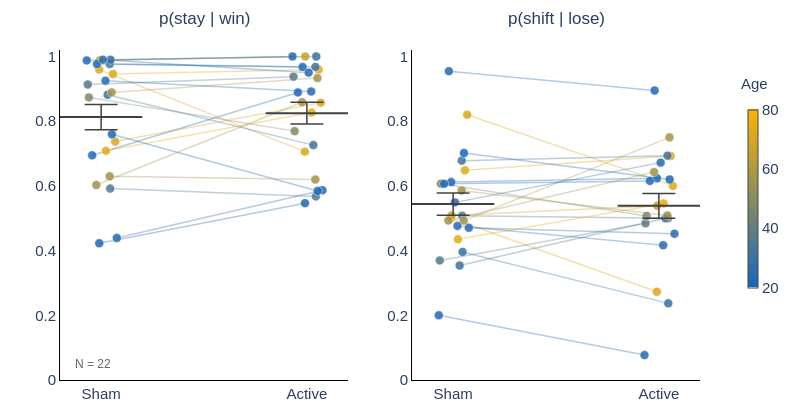

The code cell stored with this chart in its notebook:
### Code cell
# Visualize WSLS Parameters by Condition (PAIRED + FIXED)

import plotly.graph_objects as go
from plotly.subplots import make_subplots
import matplotlib.colors as mcolors
import numpy as np

# ---- Configuration ----
condition_order = ['sham', 'active']
age_min, age_max = 20, 80
cap_w = 0.08

wsls_plot = wsls_h2.copy()
n_h2_plot = wsls_plot['subject_id'].nunique()

# ---- Age colormap ----
age_cmap = mcolors.LinearSegmentedColormap.from_list(
    'blue_gold', ['#1565C0', '#FFB300']
)
age_lookup = data.groupby('subject_id')['age'].first().to_dict()

def age_to_color(age):
    norm = np.clip((age - age_min) / (age_max - age_min), 0, 1)
    rgba = age_cmap(norm)
    return f'rgb({int(rgba[0]*255)},{int(rgba[1]*255)},{int(rgba[2]*255)})'

# ---- Build figure ----
fig = make_subplots(
    rows=1, cols=2,
    subplot_titles=[r'p(stay | win)', r'p(shift | lose)']
)

rng = np.random.default_rng(42)

# ---- Consistent subject-level jitter ----
subjects = wsls_plot['subject_id'].unique()
subject_jitter = {s: rng.uniform(-0.08, 0.08) for s in subjects}

for col, param in enumerate(['p_stay_win', 'p_shift_lose'], start=1):

    plot_data = wsls_plot[wsls_plot['condition'].isin(condition_order)].copy()

    # ---- Pivot for pairing ----
    pivot = plot_data.pivot(index='subject_id', columns='condition', values=param)
    pivot = pivot.dropna(subset=condition_order)

    # ---- Draw paired lines (behind points) ----
    for subj in pivot.index:
        y_vals = pivot.loc[subj, condition_order].values
        jitter = subject_jitter[subj]

        x_vals = [0 + jitter, 1 + jitter]

        age = age_lookup.get(subj, np.nan)
        base_color = age_to_color(age)
        rgba_color = base_color.replace('rgb', 'rgba').replace(')', ',0.35)')

        fig.add_trace(go.Scatter(
            x=x_vals,
            y=y_vals,
            mode='lines',
            line=dict(color=rgba_color, width=1.5),
            showlegend=False,
            hoverinfo='skip'
        ), row=1, col=col)

    # ---- Plot individual points ----
    for i, cond in enumerate(condition_order):
        cond_data = plot_data[plot_data['condition'] == cond]

        jitter = np.array([subject_jitter[s] for s in cond_data['subject_id']])

        fig.add_trace(go.Scatter(
            x=i + jitter,
            y=cond_data[param],
            mode='markers',
            marker=dict(
                size=9,
                opacity=0.85,
                color=[age_to_color(age_lookup.get(s, np.nan))
                       for s in cond_data['subject_id']],
                line=dict(width=0.5, color='white')
            ),
            text=[f'sub-{s}<br>Age: {age_lookup.get(s, "?")}'
                  for s in cond_data['subject_id']],
            hoverinfo='text+y',
            showlegend=False,
        ), row=1, col=col)

        # ---- Mean + SEM ----
        vals = cond_data[param].dropna()
        if len(vals) > 0:
            mean = vals.mean()
            sem = vals.sem() if len(vals) > 1 else 0

            # vertical bar
            fig.add_trace(go.Scatter(
                x=[i, i], y=[mean - sem, mean + sem],
                mode='lines',
                line=dict(color='#404040', width=1.5),
                showlegend=False,
                hoverinfo='skip'
            ), row=1, col=col)

            # caps
            fig.add_trace(go.Scatter(
                x=[i - cap_w, i + cap_w], y=[mean + sem, mean + sem],
                mode='lines',
                line=dict(color='#404040', width=1.5),
                showlegend=False,
                hoverinfo='skip'
            ), row=1, col=col)

            fig.add_trace(go.Scatter(
                x=[i - cap_w, i + cap_w], y=[mean - sem, mean - sem],
                mode='lines',
                line=dict(color='#404040', width=1.5),
                showlegend=False,
                hoverinfo='skip'
            ), row=1, col=col)

            # mean line
            fig.add_trace(go.Scatter(
                x=[i - 0.2, i + 0.2],
                y=[mean, mean],
                mode='lines',
                line=dict(color='#404040', width=2),
                showlegend=False,
                hoverinfo='text',
                text=[f'{cond.capitalize()} mean: {mean:.3f}'] * 2,
            ), row=1, col=col)

    # ---- Axes ----
    fig.update_xaxes(
        tickvals=list(range(len(condition_order))),
        ticktext=[c.capitalize() for c in condition_order],
        row=1, col=col
    )
    fig.update_yaxes(range=[0, 1.02], row=1, col=col)

# ---- Layout ----
fig.update_layout(
    height=420, width=800,
    template='plotly_white',
    margin=dict(l=60, r=100, t=50, b=40),
    font=dict(family='Arial', size=14),
)

fig.update_xaxes(showgrid=False, zeroline=False,
                 showline=True, linewidth=1, linecolor='black',
                 tickfont=dict(size=15))

fig.update_yaxes(showgrid=False,
                 showline=True, linewidth=1, linecolor='black',
                 tickfont=dict(size=15))

# ---- Colorbar ----
dummy_ages = np.linspace(age_min, age_max, 50)
fig.add_trace(go.Scatter(
    x=[None]*50, y=[None]*50, mode='markers',
    marker=dict(size=0.1, color=dummy_ages,
                colorscale=[[0, '#1565C0'], [1, '#FFB300']],
                cmin=age_min, cmax=age_max,
                colorbar=dict(x=1.06, y=0.55, len=0.6, thickness=10,
                              tickfont=dict(size=15))),
    showlegend=False, hoverinfo='skip',
))

fig.add_annotation(text='Age', x=1.11, y=.93,
                   xref='paper', yref='paper',
                   showarrow=False,
                   font=dict(family='Arial', size=15))

# ---- Titles ----
for ann in fig.layout.annotations:
    if ann.text in [r'p(stay | win)', r'p(shift | lose)']:
        ann.update(font_size=17, y=1.06)

# ---- N annotation ----
fig.add_annotation(
    text=f'N = {n_h2_plot}',
    x=0.02, y=0.02,
    xref='paper', yref='paper',
    showarrow=False,
    font=dict(size=12, color='#666666'),
    xanchor='left'
)

fig.show(config=dict(toImageButtonOptions=dict(filename='wsls_paired_fixed')))

### Figure 1 — Plotly figure (JSON) as saved in the notebook; plotly's stock layout.template omitted (floating-point values rounded to 4 significant figures)
{"data": [{"hoverinfo": "skip", "line": {"color": "rgba(79,120,143,0.35)", "width": 1.5}, "mode": "lines", "showlegend": false, "type": "scatter", "x": [0.04383, 1.044], "xaxis": "x", "y": [0.5915, 0.5676], "yaxis": "y"}, {"hoverinfo": "skip", "line": {"color": "rgba(220,167,28,0.35)", "width": 1.5}, "mode": "lines", "showlegend": false, "type": "scatter", "x": [-0.009779, 0.9902], "xaxis": "x", "y": [0.9595, 0.7059], "yaxis": "y"}, {"hoverinfo": "skip", "line": {"color": "rgba(223,168,25,0.35)", "width": 1.5}, "mode": "lines", "showlegend": false, "type": "scatter", "x": [0.05738, 1.057], "xaxis": "x", "y": [0.9459, 0.9595], "yaxis": "y"}, {"hoverinfo": "skip", "line": {"color": "rgba(63,115,157,0.35)", "width": 1.5}, "mode": "lines", "showlegend": false, "type": "scatter", "x": [0.03158, 1.032], "xaxis": "x", "y": [0.8816, 0.726], "yaxis": "y"}, {"hoverinfo": "skip", "line": {"color": "rgba(87,123,137,0.35)", "width": 1.5}, "mode": "lines", "showlegend": false, "type": "scatter", "x": [-0.06493, 0.9351], "xaxis": "x", "y": [0.9135, 0.9375], "yaxis": "y"}, {"hoverinfo": "skip", "line": {"color": "rgba(40,107,176,0.35)", "width": 1.5}, "mode": "lines", "showlegend": false, "type": "scatter", "x": [0.0761, 1.076], "xaxis": "x", "y": [0.439, 0.5867], "yaxis": "y"}, {"hoverinfo": "skip", "line": {"color": "rgba(67,116,153,0.35)", "width": 1.5}, "mode": "lines", "showlegend": false, "type": "scatter", "x": [0.04178, 1.042], "xaxis": "x", "y": [0.9767, 0.9677], "yaxis": "y"}, {"hoverinfo": "skip", "line": {"color": "rgba(55,112,163,0.35)", "width": 1.5}, "mode": "lines", "showlegend": false, "type": "scatter", "x": [0.04577, 1.046], "xaxis": "x", "y": [0.9898, 1], "yaxis": "y"}, {"hoverinfo": "skip", "line": {"color": "rgba(126,136,105,0.35)", "width": 1.5}, "mode": "lines", "showlegend": false, "type": "scatter", "x": [-0.0595, 0.9405], "xaxis": "x", "y": [0.8734, 0.7692], "yaxis": "y"}, {"hoverinfo": "skip", "line": {"color": "rgba(200,160,44,0.35)", "width": 1.5}, "mode": "lines", "showlegend": false, "type": "scatter", "x": [-0.007938, 0.9921], "xaxis": "x", "y": [0.988, 1], "yaxis": "y"}, {"hoverinfo": "skip", "line": {"color": "rgba(36,106,179,0.35)", "width": 1.5}, "mode": "lines", "showlegend": false, "type": "scatter", "x": [-0.02067, 0.9793], "xaxis": "x", "y": [0.9765, 0.9674], "yaxis": "y"}, {"hoverinfo": "skip", "line": {"color": "rgba(220,167,28,0.35)", "width": 1.5}, "mode": "lines", "showlegend": false, "type": "scatter", "x": [0.06828, 1.068], "xaxis": "x", "y": [0.7368, 0.8571], "yaxis": "y"}, {"hoverinfo": "skip", "line": {"color": "rgba(232,171,18,0.35)", "width": 1.5}, "mode": "lines", "showlegend": false, "type": "scatter", "x": [0.02302, 1.023], "xaxis": "x", "y": [0.7083, 0.8267], "yaxis": "y"}, {"hoverinfo": "skip", "line": {"color": "rgba(165,149,73,0.35)", "width": 1.5}, "mode": "lines", "showlegend": false, "type": "scatter", "x": [0.05164, 1.052], "xaxis": "x", "y": [0.8889, 0.9333], "yaxis": "y"}, {"hoverinfo": "skip", "line": {"color": "rgba(32,104,182,0.35)", "width": 1.5}, "mode": "lines", "showlegend": false, "type": "scatter", "x": [-0.009054, 0.9909], "xaxis": "x", "y": [0.4225, 0.5467], "yaxis": "y"}, {"hoverinfo": "skip", "line": {"color": "rgba(32,104,182,0.35)", "width": 1.5}, "mode": "lines", "showlegend": false, "type": "scatter", "x": [-0.04364, 0.9564], "xaxis": "x", "y": [0.6944, 0.8889], "yaxis": "y"}, {"hoverinfo": "skip", "line": {"color": "rgba(40,107,176,0.35)", "width": 1.5}, "mode": "lines", "showlegend": false, "type": "scatter", "x": [0.008734, 1.009], "xaxis": "x", "y": [0.9899, 0.95], "yaxis": "y"}, {"hoverinfo": "skip", "line": {"color": "rgba(36,106,179,0.35)", "width": 1.5}, "mode": "lines", "showlegend": false, "type": "scatter", "x": [-0.06979, 0.9302], "xaxis": "x", "y": [0.9878, 1], "yaxis": "y"}, {"hoverinfo": "skip", "line": {"color": "rgba(28,103,185,0.35)", "width": 1.5}, "mode": "lines", "showlegend": false, "type": "scatter", "x": [0.05242, 1.052], "xaxis": "x", "y": [0.7595, 0.5844], "yaxis": "y"}, {"hoverinfo": "skip", "line": {"color": "rgba(40,107,176,0.35)", "width": 1.5}, "mode": "lines", "showlegend": false, "type": "scatter", "x": [0.02107, 1.021], "xaxis": "x", "y": [0.925, 0.8919], "yaxis": "y"}, {"hoverinfo": "skip", "line": {"color": "rgba(161,147,76,0.35)", "width": 1.5}, "mode": "lines", "showlegend": false, "type": "scatter", "x": [0.04129, 1.041], "xaxis": "x", "y": [0.6296, 0.6196], "yaxis": "y"}, {"hoverinfo": "skip", "line": {"color": "rgba(161,147,76,0.35)", "width": 1.5}, "mode": "lines", "showlegend": false, "type": "scatter", "x": [-0.02328, 0.9767], "xaxis": "x", "y": [0.6026, 0.8587], "yaxis": "y"}, {"hoverinfo": "text+y", "marker": {"color": ["rgb(79,120,143)", "rgb(220,167,28)", "rgb(223,168,25)", "rgb(63,115,157)", "rgb(87,123,137)", "rgb(40,107,176)", "rgb(67,116,153)", "rgb(55,112,163)", "rgb(126,136,105)", "rgb(200,160,44)", "rgb(36,106,179)", "rgb(220,167,28)", "rgb(232,171,18)", "rgb(165,149,73)", "rgb(32,104,182)", "rgb(32,104,182)", "rgb(40,107,176)", "rgb(36,106,179)", "rgb(28,103,185)", "rgb(40,107,176)", "rgb(161,147,76)", "rgb(161,147,76)"], "line": {"color": "white", "width": 0.5}, "opacity": 0.85, "size": 9}, "mode": "markers", "showlegend": false, "text": ["sub-10369<br>Age: 35", "sub-10418<br>Age: 71", "sub-10541<br>Age: 72", "sub-10559<br>Age: 31", "sub-10589<br>Age: 37", "sub-10606<br>Age: 25", "sub-10608<br>Age: 32", "sub-10636<br>Age: 29", "sub-10641<br>Age: 47", "sub-10649<br>Age: 66", "sub-10656<br>Age: 24", "sub-10809<br>Age: 71", "sub-10866<br>Age: 74", "sub-10886<br>Age: 57", "sub-10951<br>Age: 23", "sub-10998<br>Age: 23", "sub-11030<br>Age: 25", "sub-11286<br>Age: 24", "sub-11318<br>Age: 22", "sub-11329<br>Age: 25", "sub-11563<br>Age: 56", "sub-11628<br>Age: 56"], "type": "scatter", "x": [0.04383, -0.009779, 0.05738, 0.03158, -0.06493, 0.0761, 0.04178, 0.04577, -0.0595, -0.007938, -0.02067, 0.06828, 0.02302, 0.05164, -0.009054, -0.04364, 0.008734, -0.06979, 0.05242, 0.02107, 0.04129, -0.02328], "xaxis": "x", "y": [0.5915, 0.9595, 0.9459, 0.8816, 0.9135, 0.439, 0.9767, 0.9898, 0.8734, 0.988, 0.9765, 0.7368, 0.7083, 0.8889, 0.4225, 0.6944, 0.9899, 0.9878, 0.7595, 0.925, 0.6296, 0.6026], "yaxis": "y"}, {"hoverinfo": "skip", "line": {"color": "#404040", "width": 1.5}, "mode": "lines", "showlegend": false, "type": "scatter", "x": [0, 0], "xaxis": "x", "y": [0.7737, 0.8519], "yaxis": "y"}, {"hoverinfo": "skip", "line": {"color": "#404040", "width": 1.5}, "mode": "lines", "showlegend": false, "type": "scatter", "x": [-0.08, 0.08], "xaxis": "x", "y": [0.8519, 0.8519], "yaxis": "y"}, {"hoverinfo": "skip", "line": {"color": "#404040", "width": 1.5}, "mode": "lines", "showlegend": false, "type": "scatter", "x": [-0.08, 0.08], "xaxis": "x", "y": [0.7737, 0.7737], "yaxis": "y"}, {"hoverinfo": "text", "line": {"color": "#404040", "width": 2}, "mode": "lines", "showlegend": false, "text": ["Sham mean: 0.813", "Sham mean: 0.813"], "type": "scatter", "x": [-0.2, 0.2], "xaxis": "x", "y": [0.8128, 0.8128], "yaxis": "y"}, {"hoverinfo": "text+y", "marker": {"color": ["rgb(79,120,143)", "rgb(220,167,28)", "rgb(223,168,25)", "rgb(63,115,157)", "rgb(87,123,137)", "rgb(40,107,176)", "rgb(67,116,153)", "rgb(55,112,163)", "rgb(126,136,105)", "rgb(200,160,44)", "rgb(36,106,179)", "rgb(220,167,28)", "rgb(232,171,18)", "rgb(165,149,73)", "rgb(32,104,182)", "rgb(32,104,182)", "rgb(40,107,176)", "rgb(36,106,179)", "rgb(28,103,185)", "rgb(40,107,176)", "rgb(161,147,76)", "rgb(161,147,76)"], "line": {"color": "white", "width": 0.5}, "opacity": 0.85, "size": 9}, "mode": "markers", "showlegend": false, "text": ["sub-10369<br>Age: 35", "sub-10418<br>Age: 71", "sub-10541<br>Age: 72", "sub-10559<br>Age: 31", "sub-10589<br>Age: 37", "sub-10606<br>Age: 25", "sub-10608<br>Age: 32", "sub-10636<br>Age: 29", "sub-10641<br>Age: 47", "sub-10649<br>Age: 66", "sub-10656<br>Age: 24", "sub-10809<br>Age: 71", "sub-10866<br>Age: 74", "sub-10886<br>Age: 57", "sub-10951<br>Age: 23", "sub-10998<br>Age: 23", "sub-11030<br>Age: 25", "sub-11286<br>Age: 24", "sub-11318<br>Age: 22", "sub-11329<br>Age: 25", "sub-11563<br>Age: 56", "sub-11628<br>Age: 56"], "type": "scatter", "x": [1.044, 0.9902, 1.057, 1.032, 0.9351, 1.076, 1.042, 1.046, 0.9405, 0.9921, 0.9793, 1.068, 1.023, 1.052, 0.9909, 0.9564, 1.009, 0.9302, 1.052, 1.021, 1.041, 0.9767], "xaxis": "x", "y": [0.5676, 0.7059, 0.9595, 0.726, 0.9375, 0.5867, 0.9677, 1, 0.7692, 1, 0.9674, 0.8571, 0.8267, 0.9333, 0.5467, 0.8889, 0.95, 1, 0.5844, 0.8919, 0.6196, 0.8587], "yaxis": "y"}, {"hoverinfo": "skip", "line": {"color": "#404040", "width": 1.5}, "mode": "lines", "showlegend": false, "type": "scatter", "x": [1, 1], "xaxis": "x", "y": [0.7909, 0.8586], "yaxis": "y"}, {"hoverinfo": "skip", "line": {"color": "#404040", "width": 1.5}, "mode": "lines", "showlegend": false, "type": "scatter", "x": [0.92, 1.08], "xaxis": "x", "y": [0.8586, 0.8586], "yaxis": "y"}, {"hoverinfo": "skip", "line": {"color": "#404040", "width": 1.5}, "mode": "lines", "showlegend": false, "type": "scatter", "x": [0.92, 1.08], "xaxis": "x", "y": [0.7909, 0.7909], "yaxis": "y"}, {"hoverinfo": "text", "line": {"color": "#404040", "width": 2}, "mode": "lines", "showlegend": false, "text": ["Active mean: 0.825", "Active mean: 0.825"], "type": "scatter", "x": [0.8, 1.2], "xaxis": "x", "y": [0.8248, 0.8248], "yaxis": "y"}, {"hoverinfo": "skip", "line": {"color": "rgba(79,120,143,0.35)", "width": 1.5}, "mode": "lines", "showlegend": false, "type": "scatter", "x": [0.04383, 1.044], "xaxis": "x2", "y": [0.5077, 0.5], "yaxis": "y2"}, {"hoverinfo": "skip", "line": {"color": "rgba(220,167,28,0.35)", "width": 1.5}, "mode": "lines", "showlegend": false, "type": "scatter", "x": [-0.009779, 0.9902], "xaxis": "x2", "y": [0.5, 0.2727], "yaxis": "y2"}, {"hoverinfo": "skip", "line": {"color": "rgba(223,168,25,0.35)", "width": 1.5}, "mode": "lines", "showlegend": false, "type": "scatter", "x": [0.05738, 1.057], "xaxis": "x2", "y": [0.6481, 0.6923], "yaxis": "y2"}, {"hoverinfo": "skip", "line": {"color": "rgba(63,115,157,0.35)", "width": 1.5}, "mode": "lines", "showlegend": false, "type": "scatter", "x": [0.03158, 1.032], "xaxis": "x2", "y": [0.3538, 0.5], "yaxis": "y2"}, {"hoverinfo": "skip", "line": {"color": "rgba(87,123,137,0.35)", "width": 1.5}, "mode": "lines", "showlegend": false, "type": "scatter", "x": [-0.06493, 0.9351], "xaxis": "x2", "y": [0.3696, 0.4844], "yaxis": "y2"}, {"hoverinfo": "skip", "line": {"color": "rgba(40,107,176,0.35)", "width": 1.5}, "mode": "lines", "showlegend": false, "type": "scatter", "x": [0.0761, 1.076], "xaxis": "x2", "y": [0.4706, 0.4521], "yaxis": "y2"}, {"hoverinfo": "skip", "line": {"color": "rgba(67,116,153,0.35)", "width": 1.5}, "mode": "lines", "showlegend": false, "type": "scatter", "x": [0.04178, 1.042], "xaxis": "x2", "y": [0.678, 0.6933], "yaxis": "y2"}, {"hoverinfo": "skip", "line": {"color": "rgba(55,112,163,0.35)", "width": 1.5}, "mode": "lines", "showlegend": false, "type": "scatter", "x": [0.04577, 1.046], "xaxis": "x2", "y": [0.3958, 0.2368], "yaxis": "y2"}, {"hoverinfo": "skip", "line": {"color": "rgba(126,136,105,0.35)", "width": 1.5}, "mode": "lines", "showlegend": false, "type": "scatter", "x": [-0.0595, 0.9405], "xaxis": "x2", "y": [0.6066, 0.507], "yaxis": "y2"}, {"hoverinfo": "skip", "line": {"color": "rgba(200,160,44,0.35)", "width": 1.5}, "mode": "lines", "showlegend": false, "type": "scatter", "x": [-0.007938, 0.9921], "xaxis": "x2", "y": [0.5085, 0.5385], "yaxis": "y2"}, {"hoverinfo": "skip", "line": {"color": "rgba(36,106,179,0.35)", "width": 1.5}, "mode": "lines", "showlegend": false, "type": "scatter", "x": [-0.02067, 0.9793], "xaxis": "x2", "y": [0.9545, 0.8947], "yaxis": "y2"}, {"hoverinfo": "skip", "line": {"color": "rgba(220,167,28,0.35)", "width": 1.5}, "mode": "lines", "showlegend": false, "type": "scatter", "x": [0.06828, 1.068], "xaxis": "x2", "y": [0.82, 0.6], "yaxis": "y2"}, {"hoverinfo": "skip", "line": {"color": "rgba(232,171,18,0.35)", "width": 1.5}, "mode": "lines", "showlegend": false, "type": "scatter", "x": [0.02302, 1.023], "xaxis": "x2", "y": [0.4348, 0.5455], "yaxis": "y2"}, {"hoverinfo": "skip", "line": {"color": "rgba(165,149,73,0.35)", "width": 1.5}, "mode": "lines", "showlegend": false, "type": "scatter", "x": [0.05164, 1.052], "xaxis": "x2", "y": [0.4925, 0.75], "yaxis": "y2"}, {"hoverinfo": "skip", "line": {"color": "rgba(32,104,182,0.35)", "width": 1.5}, "mode": "lines", "showlegend": false, "type": "scatter", "x": [-0.009054, 0.9909], "xaxis": "x2", "y": [0.6118, 0.6234], "yaxis": "y2"}, {"hoverinfo": "skip", "line": {"color": "rgba(32,104,182,0.35)", "width": 1.5}, "mode": "lines", "showlegend": false, "type": "scatter", "x": [-0.04364, 0.9564], "xaxis": "x2", "y": [0.6066, 0.6154], "yaxis": "y2"}, {"hoverinfo": "skip", "line": {"color": "rgba(40,107,176,0.35)", "width": 1.5}, "mode": "lines", "showlegend": false, "type": "scatter", "x": [0.008734, 1.009], "xaxis": "x2", "y": [0.549, 0.6719], "yaxis": "y2"}, {"hoverinfo": "skip", "line": {"color": "rgba(36,106,179,0.35)", "width": 1.5}, "mode": "lines", "showlegend": false, "type": "scatter", "x": [-0.06979, 0.9302], "xaxis": "x2", "y": [0.2, 0.07692], "yaxis": "y2"}, {"hoverinfo": "skip", "line": {"color": "rgba(28,103,185,0.35)", "width": 1.5}, "mode": "lines", "showlegend": false, "type": "scatter", "x": [0.05242, 1.052], "xaxis": "x2", "y": [0.7015, 0.6197], "yaxis": "y2"}, {"hoverinfo": "skip", "line": {"color": "rgba(40,107,176,0.35)", "width": 1.5}, "mode": "lines", "showlegend": false, "type": "scatter", "x": [0.02107, 1.021], "xaxis": "x2", "y": [0.4762, 0.4167], "yaxis": "y2"}, {"hoverinfo": "skip", "line": {"color": "rgba(161,147,76,0.35)", "width": 1.5}, "mode": "lines", "showlegend": false, "type": "scatter", "x": [0.04129, 1.041], "xaxis": "x2", "y": [0.5857, 0.5088], "yaxis": "y2"}, {"hoverinfo": "skip", "line": {"color": "rgba(161,147,76,0.35)", "width": 1.5}, "mode": "lines", "showlegend": false, "type": "scatter", "x": [-0.02328, 0.9767], "xaxis": "x2", "y": [0.493, 0.6429], "yaxis": "y2"}, {"hoverinfo": "text+y", "marker": {"color": ["rgb(79,120,143)", "rgb(220,167,28)", "rgb(223,168,25)", "rgb(63,115,157)", "rgb(87,123,137)", "rgb(40,107,176)", "rgb(67,116,153)", "rgb(55,112,163)", "rgb(126,136,105)", "rgb(200,160,44)", "rgb(36,106,179)", "rgb(220,167,28)", "rgb(232,171,18)", "rgb(165,149,73)", "rgb(32,104,182)", "rgb(32,104,182)", "rgb(40,107,176)", "rgb(36,106,179)", "rgb(28,103,185)", "rgb(40,107,176)", "rgb(161,147,76)", "rgb(161,147,76)"], "line": {"color": "white", "width": 0.5}, "opacity": 0.85, "size": 9}, "mode": "markers", "showlegend": false, "text": ["sub-10369<br>Age: 35", "sub-10418<br>Age: 71", "sub-10541<br>Age: 72", "sub-10559<br>Age: 31", "sub-10589<br>Age: 37", "sub-10606<br>Age: 25", "sub-10608<br>Age: 32", "sub-10636<br>Age: 29", "sub-10641<br>Age: 47", "sub-10649<br>Age: 66", "sub-10656<br>Age: 24", "sub-10809<br>Age: 71", "sub-10866<br>Age: 74", "sub-10886<br>Age: 57", "sub-10951<br>Age: 23", "sub-10998<br>Age: 23", "sub-11030<br>Age: 25", "sub-11286<br>Age: 24", "sub-11318<br>Age: 22", "sub-11329<br>Age: 25", "sub-11563<br>Age: 56", "sub-11628<br>Age: 56"], "type": "scatter", "x": [0.04383, -0.009779, 0.05738, 0.03158, -0.06493, 0.0761, 0.04178, 0.04577, -0.0595, -0.007938, -0.02067, 0.06828, 0.02302, 0.05164, -0.009054, -0.04364, 0.008734, -0.06979, 0.05242, 0.02107, 0.04129, -0.02328], "xaxis": "x2", "y": [0.5077, 0.5, 0.6481, 0.3538, 0.3696, 0.4706, 0.678, 0.3958, 0.6066, 0.5085, 0.9545, 0.82, 0.4348, 0.4925, 0.6118, 0.6066, 0.549, 0.2, 0.7015, 0.4762, 0.5857, 0.493], "yaxis": "y2"}, {"hoverinfo": "skip", "line": {"color": "#404040", "width": 1.5}, "mode": "lines", "showlegend": false, "type": "scatter", "x": [0, 0], "xaxis": "x2", "y": [0.5093, 0.5784], "yaxis": "y2"}, {"hoverinfo": "skip", "line": {"color": "#404040", "width": 1.5}, "mode": "lines", "showlegend": false, "type": "scatter", "x": [-0.08, 0.08], "xaxis": "x2", "y": [0.5784, 0.5784], "yaxis": "y2"}, {"hoverinfo": "skip", "line": {"color": "#404040", "width": 1.5}, "mode": "lines", "showlegend": false, "type": "scatter", "x": [-0.08, 0.08], "xaxis": "x2", "y": [0.5093, 0.5093], "yaxis": "y2"}, {"hoverinfo": "text", "line": {"color": "#404040", "width": 2}, "mode": "lines", "showlegend": false, "text": ["Sham mean: 0.544", "Sham mean: 0.544"], "type": "scatter", "x": [-0.2, 0.2], "xaxis": "x2", "y": [0.5438, 0.5438], "yaxis": "y2"}, {"hoverinfo": "text+y", "marker": {"color": ["rgb(79,120,143)", "rgb(220,167,28)", "rgb(223,168,25)", "rgb(63,115,157)", "rgb(87,123,137)", "rgb(40,107,176)", "rgb(67,116,153)", "rgb(55,112,163)", "rgb(126,136,105)", "rgb(200,160,44)", "rgb(36,106,179)", "rgb(220,167,28)", "rgb(232,171,18)", "rgb(165,149,73)", "rgb(32,104,182)", "rgb(32,104,182)", "rgb(40,107,176)", "rgb(36,106,179)", "rgb(28,103,185)", "rgb(40,107,176)", "rgb(161,147,76)", "rgb(161,147,76)"], "line": {"color": "white", "width": 0.5}, "opacity": 0.85, "size": 9}, "mode": "markers", "showlegend": false, "text": ["sub-10369<br>Age: 35", "sub-10418<br>Age: 71", "sub-10541<br>Age: 72", "sub-10559<br>Age: 31", "sub-10589<br>Age: 37", "sub-10606<br>Age: 25", "sub-10608<br>Age: 32", "sub-10636<br>Age: 29", "sub-10641<br>Age: 47", "sub-10649<br>Age: 66", "sub-10656<br>Age: 24", "sub-10809<br>Age: 71", "sub-10866<br>Age: 74", "sub-10886<br>Age: 57", "sub-10951<br>Age: 23", "sub-10998<br>Age: 23", "sub-11030<br>Age: 25", "sub-11286<br>Age: 24", "sub-11318<br>Age: 22", "sub-11329<br>Age: 25", "sub-11563<br>Age: 56", "sub-11628<br>Age: 56"], "type": "scatter", "x": [1.044, 0.9902, 1.057, 1.032, 0.9351, 1.076, 1.042, 1.046, 0.9405, 0.9921, 0.9793, 1.068, 1.023, 1.052, 0.9909, 0.9564, 1.009, 0.9302, 1.052, 1.021, 1.041, 0.9767], "xaxis": "x2", "y": [0.5, 0.2727, 0.6923, 0.5, 0.4844, 0.4521, 0.6933, 0.2368, 0.507, 0.5385, 0.8947, 0.6, 0.5455, 0.75, 0.6234, 0.6154, 0.6719, 0.07692, 0.6197, 0.4167, 0.5088, 0.6429], "yaxis": "y2"}, {"hoverinfo": "skip", "line": {"color": "#404040", "width": 1.5}, "mode": "lines", "showlegend": false, "type": "scatter", "x": [1, 1], "xaxis": "x2", "y": [0.5001, 0.5766], "yaxis": "y2"}, {"hoverinfo": "skip", "line": {"color": "#404040", "width": 1.5}, "mode": "lines", "showlegend": false, "type": "scatter", "x": [0.92, 1.08], "xaxis": "x2", "y": [0.5766, 0.5766], "yaxis": "y2"}, {"hoverinfo": "skip", "line": {"color": "#404040", "width": 1.5}, "mode": "lines", "showlegend": false, "type": "scatter", "x": [0.92, 1.08], "xaxis": "x2", "y": [0.5001, 0.5001], "yaxis": "y2"}, {"hoverinfo": "text", "line": {"color": "#404040", "width": 2}, "mode": "lines", "showlegend": false, "text": ["Active mean: 0.538", "Active mean: 0.538"], "type": "scatter", "x": [0.8, 1.2], "xaxis": "x2", "y": [0.5383, 0.5383], "yaxis": "y2"}, {"hoverinfo": "skip", "marker": {"cmax": 80, "cmin": 20, "color": [20, 21.22, 22.45, 23.67, 24.9, 26.12, 27.35, 28.57, 29.8, 31.02, 32.24, 33.47, 34.69, 35.92, 37.14, 38.37, 39.59, 40.82, 42.04, 43.27, 44.49, 45.71, 46.94, 48.16, 49.39, 50.61, 51.84, 53.06, 54.29, 55.51, 56.73, 57.96, 59.18, 60.41, 61.63, 62.86, 64.08, 65.31, 66.53, 67.76, 68.98, 70.2, 71.43, 72.65, 73.88, 75.1, 76.33, 77.55, 78.78, 80], "colorbar": {"len": 0.6, "thickness": 10, "tickfont": {"size": 15}, "x": 1.06, "y": 0.55}, "colorscale": [[0, "#1565C0"], [1, "#FFB300"]], "size": 0.1}, "mode": "markers", "showlegend": false, "type": "scatter", "x": [null, null, null, null, null, null, null, null, null, null, null, null, null, null, null, null, null, null, null, null, null, null, null, null, null, null, null, null, null, null, null, null, null, null, null, null, null, null, null, null, null, null, null, null, null, null, null, null, null, null], "y": [null, null, null, null, null, null, null, null, null, null, null, null, null, null, null, null, null, null, null, null, null, null, null, null, null, null, null, null, null, null, null, null, null, null, null, null, null, null, null, null, null, null, null, null, null, null, null, null, null, null]}], "layout": {"annotations": [{"font": {"size": 17}, "showarrow": false, "text": "p(stay | win)", "x": 0.225, "xanchor": "center", "xref": "paper", "y": 1.06, "yanchor": "bottom", "yref": "paper"}, {"font": {"size": 17}, "showarrow": false, "text": "p(shift | lose)", "x": 0.775, "xanchor": "center", "xref": "paper", "y": 1.06, "yanchor": "bottom", "yref": "paper"}, {"font": {"family": "Arial", "size": 15}, "showarrow": false, "text": "Age", "x": 1.11, "xref": "paper", "y": 0.93, "yref": "paper"}, {"font": {"color": "#666666", "size": 12}, "showarrow": false, "text": "N = 22", "x": 0.02, "xanchor": "left", "xref": "paper", "y": 0.02, "yref": "paper"}], "font": {"family": "Arial", "size": 14}, "height": 420, "margin": {"b": 40, "l": 60, "r": 100, "t": 50}, "width": 800, "xaxis": {"anchor": "y", "autorange": true, "domain": [0, 0.45], "linecolor": "black", "linewidth": 1, "range": [-0.2, 1.2], "showgrid": false, "showline": true, "tickfont": {"size": 15}, "ticktext": ["Sham", "Active"], "tickvals": [0, 1], "type": "linear", "zeroline": false}, "xaxis2": {"anchor": "y2", "autorange": true, "domain": [0.55, 1], "linecolor": "black", "linewidth": 1, "range": [-0.2, 1.2], "showgrid": false, "showline": true, "tickfont": {"size": 15}, "ticktext": ["Sham", "Active"], "tickvals": [0, 1], "type": "linear", "zeroline": false}, "yaxis": {"anchor": "x", "domain": [0, 1], "linecolor": "black", "linewidth": 1, "range": [0, 1.02], "showgrid": false, "showline": true, "tickfont": {"size": 15}, "type": "linear"}, "yaxis2": {"anchor": "x2", "domain": [0, 1], "linecolor": "black", "linewidth": 1, "range": [0, 1.02], "showgrid": false, "showline": true, "tickfont": {"size": 15}, "type": "linear"}}}
